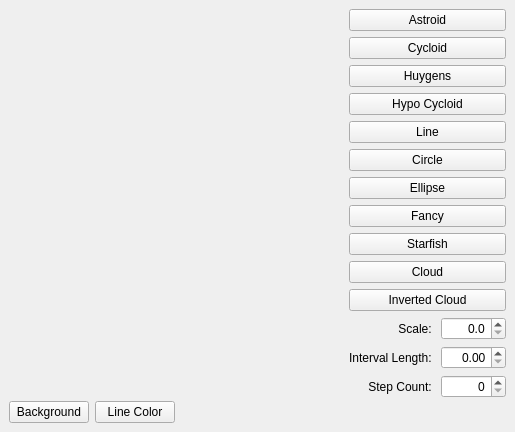
<?xml version="1.0" encoding="UTF-8"?>
<ui version="4.0">
 <class>MainWindow</class>
 <widget class="QMainWindow" name="MainWindow">
  <property name="geometry">
   <rect>
    <x>0</x>
    <y>0</y>
    <width>515</width>
    <height>432</height>
   </rect>
  </property>
  <property name="windowTitle">
   <string>MainWindow</string>
  </property>
  <widget class="QWidget" name="centralwidget">
   <layout class="QGridLayout" name="gridLayout">
    <item row="0" column="0" rowspan="2">
     <layout class="QVBoxLayout" name="verticalLayout_2">
      <item>
       <widget class="RenderArea" name="renderArea" native="true"/>
      </item>
      <item>
       <layout class="QHBoxLayout" name="horizontalLayout_4">
        <item>
         <widget class="QPushButton" name="btnBackground">
          <property name="text">
           <string>Background</string>
          </property>
         </widget>
        </item>
        <item>
         <widget class="QPushButton" name="btnLineColor">
          <property name="text">
           <string>Line Color</string>
          </property>
         </widget>
        </item>
        <item>
         <spacer name="horizontalSpacer">
          <property name="orientation">
           <enum>Qt::Horizontal</enum>
          </property>
          <property name="sizeHint" stdset="0">
           <size>
            <width>40</width>
            <height>20</height>
           </size>
          </property>
         </spacer>
        </item>
       </layout>
      </item>
     </layout>
    </item>
    <item row="0" column="1">
     <layout class="QVBoxLayout" name="verticalLayout">
      <item>
       <widget class="QPushButton" name="btnAstroid">
        <property name="text">
         <string>Astroid</string>
        </property>
       </widget>
      </item>
      <item>
       <widget class="QPushButton" name="btnCycloid">
        <property name="text">
         <string>Cycloid</string>
        </property>
       </widget>
      </item>
      <item>
       <widget class="QPushButton" name="btnHuygens">
        <property name="text">
         <string>Huygens</string>
        </property>
       </widget>
      </item>
      <item>
       <widget class="QPushButton" name="btnHypo">
        <property name="text">
         <string>Hypo Cycloid</string>
        </property>
       </widget>
      </item>
      <item>
       <widget class="QPushButton" name="btnLine">
        <property name="text">
         <string>Line</string>
        </property>
       </widget>
      </item>
      <item>
       <widget class="QPushButton" name="btnCircle">
        <property name="text">
         <string>Circle</string>
        </property>
       </widget>
      </item>
      <item>
       <widget class="QPushButton" name="btnEllipse">
        <property name="text">
         <string>Ellipse</string>
        </property>
       </widget>
      </item>
      <item>
       <widget class="QPushButton" name="btnFancy">
        <property name="text">
         <string>Fancy</string>
        </property>
       </widget>
      </item>
      <item>
       <widget class="QPushButton" name="btnStarfish">
        <property name="text">
         <string>Starfish</string>
        </property>
       </widget>
      </item>
      <item>
       <widget class="QPushButton" name="btnCloud">
        <property name="text">
         <string>Cloud</string>
        </property>
       </widget>
      </item>
      <item>
       <widget class="QPushButton" name="btnInvertedCloud">
        <property name="text">
         <string>Inverted Cloud</string>
        </property>
       </widget>
      </item>
      <item>
       <layout class="QHBoxLayout" name="horizontalLayout">
        <item>
         <widget class="QLabel" name="label">
          <property name="text">
           <string>Scale: </string>
          </property>
          <property name="alignment">
           <set>Qt::AlignRight|Qt::AlignTrailing|Qt::AlignVCenter</set>
          </property>
         </widget>
        </item>
        <item>
         <widget class="QDoubleSpinBox" name="spinScale">
          <property name="minimumSize">
           <size>
            <width>65</width>
            <height>0</height>
           </size>
          </property>
          <property name="maximumSize">
           <size>
            <width>65</width>
            <height>16777215</height>
           </size>
          </property>
          <property name="alignment">
           <set>Qt::AlignRight|Qt::AlignTrailing|Qt::AlignVCenter</set>
          </property>
          <property name="decimals">
           <number>1</number>
          </property>
          <property name="maximum">
           <double>200.000000000000000</double>
          </property>
          <property name="singleStep">
           <double>0.100000000000000</double>
          </property>
         </widget>
        </item>
       </layout>
      </item>
      <item>
       <layout class="QHBoxLayout" name="horizontalLayout_2">
        <item>
         <widget class="QLabel" name="label_2">
          <property name="text">
           <string>Interval Length: </string>
          </property>
          <property name="alignment">
           <set>Qt::AlignRight|Qt::AlignTrailing|Qt::AlignVCenter</set>
          </property>
         </widget>
        </item>
        <item>
         <widget class="QDoubleSpinBox" name="spinInterval">
          <property name="minimumSize">
           <size>
            <width>65</width>
            <height>0</height>
           </size>
          </property>
          <property name="maximumSize">
           <size>
            <width>65</width>
            <height>16777215</height>
           </size>
          </property>
          <property name="alignment">
           <set>Qt::AlignRight|Qt::AlignTrailing|Qt::AlignVCenter</set>
          </property>
          <property name="maximum">
           <double>100.000000000000000</double>
          </property>
          <property name="singleStep">
           <double>0.100000000000000</double>
          </property>
         </widget>
        </item>
       </layout>
      </item>
      <item>
       <layout class="QHBoxLayout" name="horizontalLayout_3">
        <item>
         <widget class="QLabel" name="label_3">
          <property name="text">
           <string>Step Count: </string>
          </property>
          <property name="alignment">
           <set>Qt::AlignRight|Qt::AlignTrailing|Qt::AlignVCenter</set>
          </property>
         </widget>
        </item>
        <item>
         <widget class="QSpinBox" name="spinCount">
          <property name="minimumSize">
           <size>
            <width>65</width>
            <height>0</height>
           </size>
          </property>
          <property name="maximumSize">
           <size>
            <width>65</width>
            <height>16777215</height>
           </size>
          </property>
          <property name="alignment">
           <set>Qt::AlignRight|Qt::AlignTrailing|Qt::AlignVCenter</set>
          </property>
          <property name="maximum">
           <number>1024</number>
          </property>
          <property name="singleStep">
           <number>1</number>
          </property>
         </widget>
        </item>
       </layout>
      </item>
     </layout>
    </item>
    <item row="1" column="1">
     <spacer name="verticalSpacer">
      <property name="orientation">
       <enum>Qt::Vertical</enum>
      </property>
      <property name="sizeHint" stdset="0">
       <size>
        <width>20</width>
        <height>111</height>
       </size>
      </property>
     </spacer>
    </item>
   </layout>
  </widget>
 </widget>
 <customwidgets>
  <customwidget>
   <class>RenderArea</class>
   <extends>QWidget</extends>
   <header>renderarea.h</header>
   <container>1</container>
  </customwidget>
 </customwidgets>
 <resources/>
 <connections/>
</ui>
